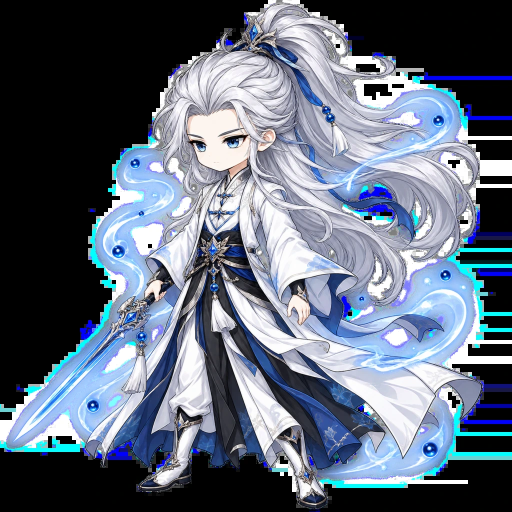
#> input picture godot/art/approved/hero_idle.webp, 1024 x 1024 px (shown at 1/2 size)
$ python -i package_godot_frames.py   (imports and definitions only)
#> lines starting #> are read from the running program, lines starting #| are printed output that depends on the picture
from __future__ import annotations

import csv
import hashlib
import json
from pathlib import Path

from PIL import Image, ImageDraw, ImageFont, ImageChops, ImageStat

ROOT = Path(__file__).resolve().parents[2]
PILOT = ROOT / "godot" / "art" / "candidate_r7v2" / "ngukhi_tumi_animation_pilot"
FRAME_DIR = PILOT / "frames"
EVIDENCE = PILOT / "evidence"
FPS = 8
COUNT = 12
FRAME_SIZE = (320, 480)
COLS = 4
ROWS = 3
ATLAS_PATH = PILOT / "cast_atlas.webp"
TRES_PATH = PILOT / "cast_spriteframes.tres"


# [20 lines left out: functions sha256, load_frames, not called in this run]


def alpha_bbox(image: Image.Image, threshold: int = 16):
    alpha = image.getchannel("A").point(lambda value: 255 if value >= threshold else 0)
    return alpha.getbbox()


# [55 lines left out: functions write_spriteframes, make_contact_sheet, not called in this run]


def make_ab_status(frames: list[Image.Image]) -> None:
    width, height = 390, 844
    canvas = Image.new("RGB", (width, height), (18, 14, 31))
    draw = ImageDraw.Draw(canvas)
    draw.line((195, 0, 195, height), fill=(73, 60, 91), width=1)
    font_path = Path("C:/Windows/Fonts/arial.ttf")
    try:
        title_font = ImageFont.truetype(str(font_path), 16)
        body_font = ImageFont.truetype(str(font_path), 12)
    except OSError:
        title_font = ImageFont.load_default()
        body_font = ImageFont.load_default()

    draw.text((18, 20), "A  /  2D RIG", font=title_font, fill=(235, 216, 255))
    draw.text((211, 20), "B  /  WAN2.2", font=title_font, fill=(235, 216, 255))

    a_frame = Image.new("RGBA", frames[7].size, (22, 16, 38, 255))
    a_frame.alpha_composite(frames[7])
    a_frame.thumbnail((185, 450), Image.Resampling.LANCZOS)
    canvas.paste(a_frame.convert("RGB"), ((195 - a_frame.width) // 2, 125))

    source = Image.open(PILOT / "source" / "tu-mi-simplified-outfit-v3.png").convert("RGBA")
    source = Image.new("RGBA", source.size, (22, 16, 38, 255)) if source.getchannel("A").getextrema() == (255, 255) else source
    if source.getchannel("A").getextrema() != (255, 255):
        plate = Image.new("RGBA", source.size, (22, 16, 38, 255))
        plate.alpha_composite(source)
        source = plate
    source.thumbnail((185, 450), Image.Resampling.LANCZOS)
    canvas.paste(source.convert("RGB"), (195 + (195 - source.width) // 2, 125))

    draw.text((14, 608), "12-frame Cast render", font=body_font, fill=(194, 182, 215))
    draw.text((14, 630), "PNG + SpriteFrames", font=body_font, fill=(194, 182, 215))
    draw.text((207, 580), "STATIC REFERENCE", font=body_font, fill=(244, 190, 113))
    draw.text((207, 606), "NOT AI VIDEO OUTPUT", font=body_font, fill=(249, 152, 152))
    draw.text((207, 632), "Wan2.2 not run:", font=body_font, fill=(194, 182, 215))
    draw.text((207, 652), "GPU + models unavailable", font=body_font, fill=(194, 182, 215))
    draw.text((17, 810), "LAYOUT / STATUS PROOF · B IS NOT AN ANIMATION", font=body_font, fill=(143, 133, 162))
    canvas.save(EVIDENCE / "ab-status-layout-390x844.png", optimize=True)


# [96 lines left out: function main, not called in this run]


# [2 lines not run here, left out]

>>> import cv2
>>> picture = cv2.imread('../../godot/art/approved/hero_idle.webp', cv2.IMREAD_GRAYSCALE)
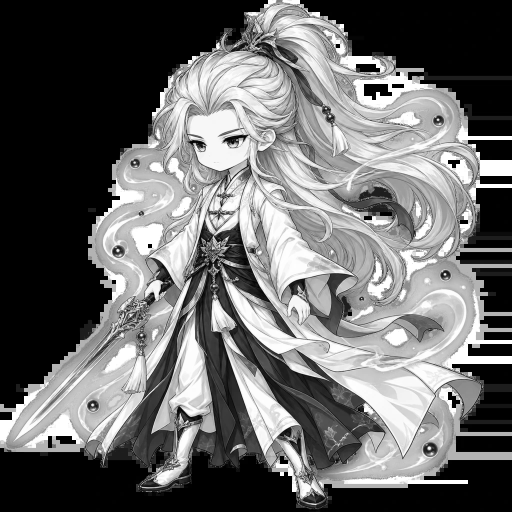
#> picture: shape (1024, 1024) (shown at 1/2 size); min 0, max 255, mean 105.4
>>> result = make_ab_status(picture)
#> in make_ab_status, `canvas = Image.new("RGB", (width, height), (18, 14, 31))`:
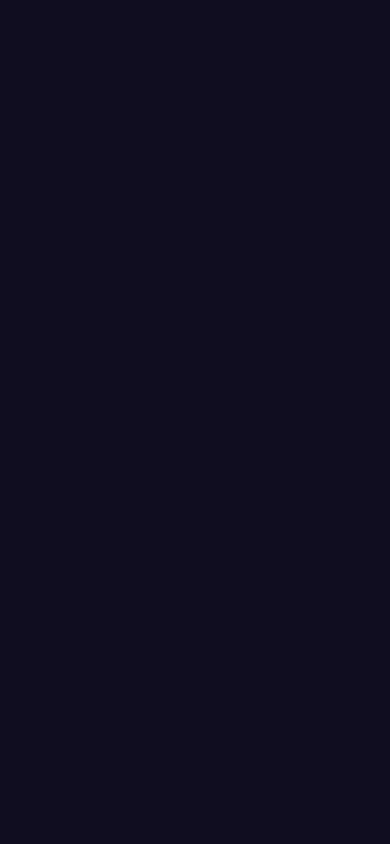
#> canvas: PIL image 390x844 RGB; mean R, G, B 18, 14, 31
#> (the run stopped early here; a loop or call above may not have finished)

$ run again, on godot/art/approved/character/animation_v2/presets/character_motion_06_atlas.webp
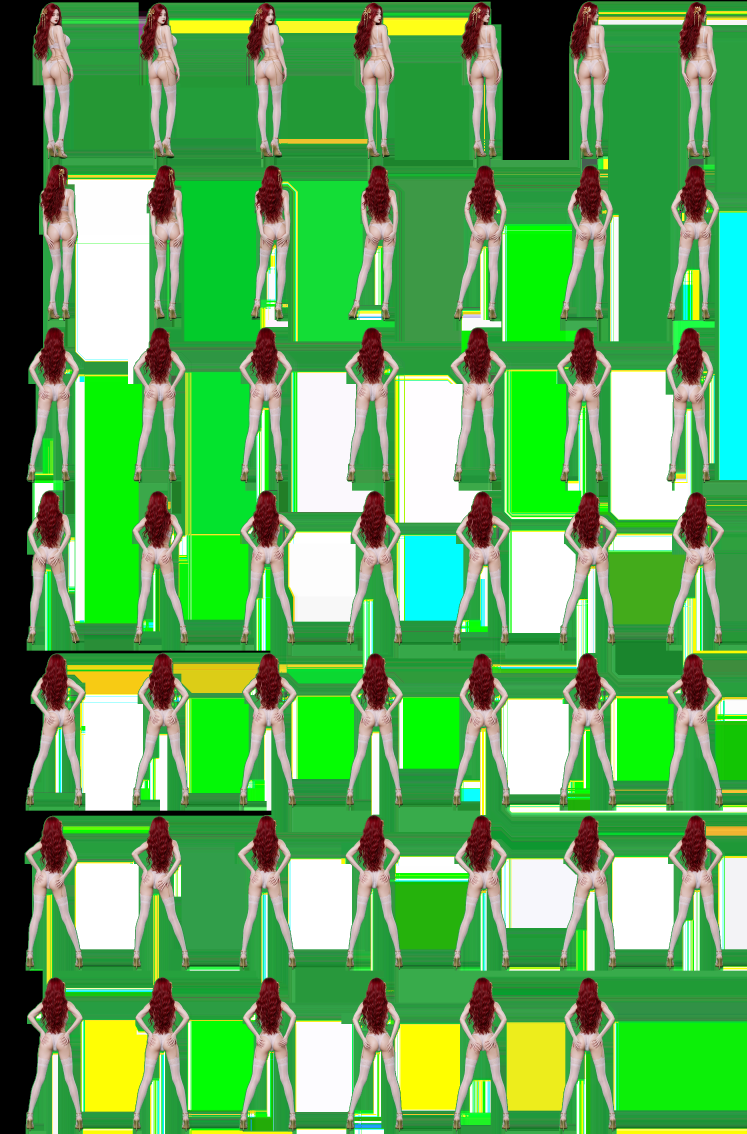
#> input picture godot/art/approved/character/animation_v2/presets/character_motion_06_atlas.webp, 2240 x 3402 px (shown at 1/3 size)
#> `picture = cv2.imread('../../godot/art/approved/hero_idle.webp', cv2.IM..`:
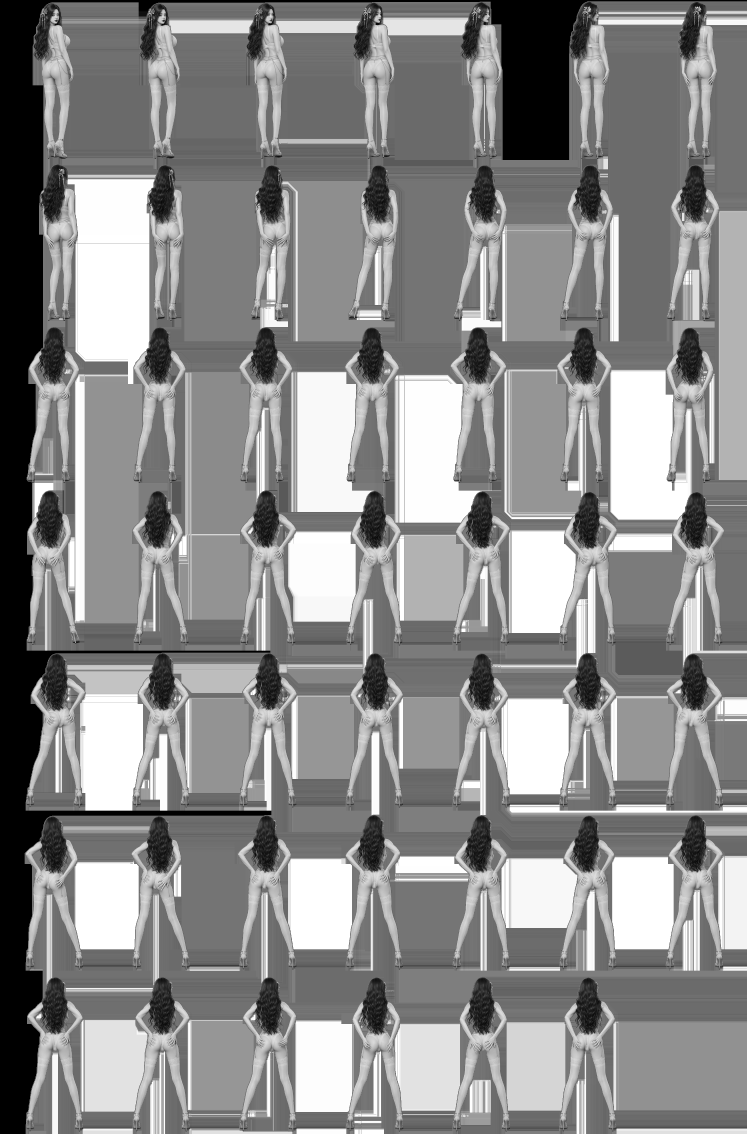
#> picture: shape (3402, 2240) (shown at 1/3 size); min 0, max 255, mean 138.4

$ run again, on godot/art/approved/character/animation_v2/presets/character_motion_07_atlas.webp
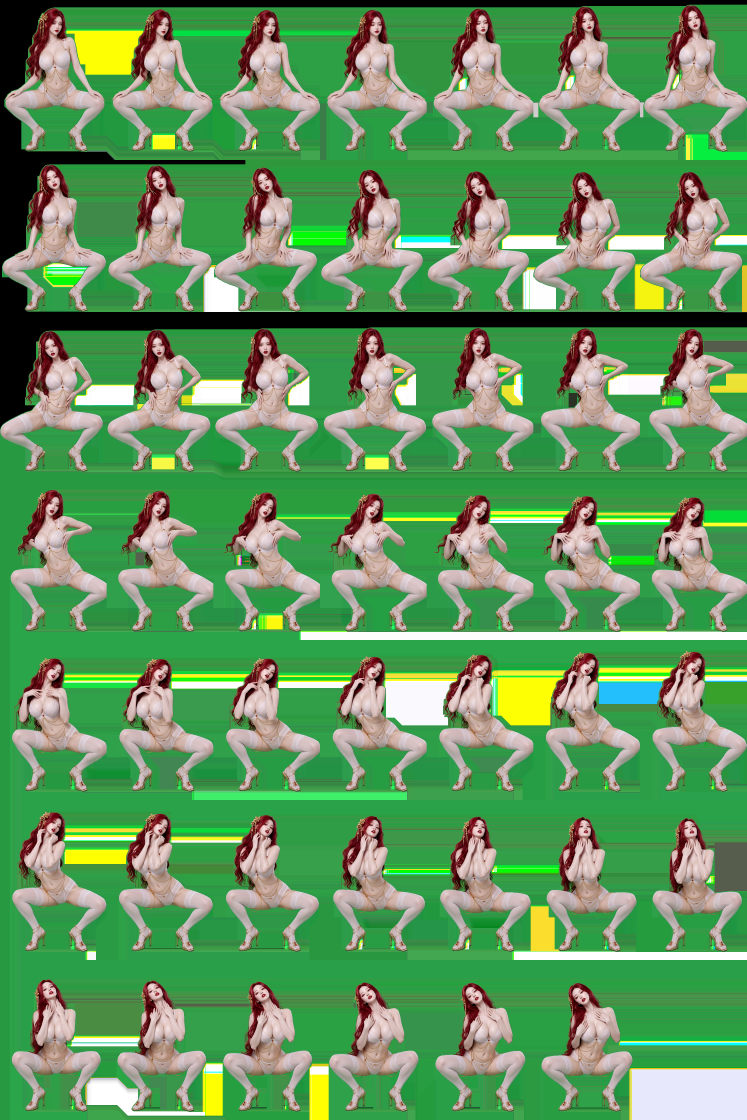
#> input picture godot/art/approved/character/animation_v2/presets/character_motion_07_atlas.webp, 2240 x 3360 px (shown at 1/3 size)
#> `picture = cv2.imread('../../godot/art/approved/hero_idle.webp', cv2.IM..`:
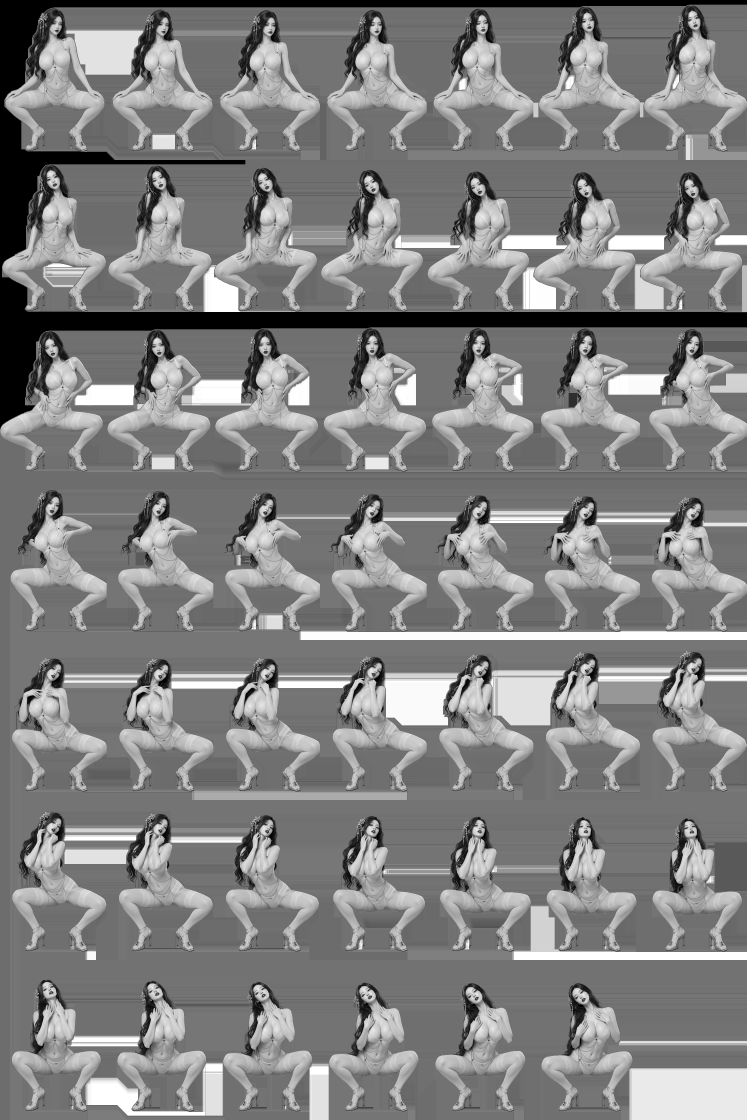
#> picture: shape (3360, 2240) (shown at 1/3 size); min 0, max 255, mean 129.4

$ run again, on godot/art/approved/character/animation_v2/presets/character_motion_09_atlas.webp
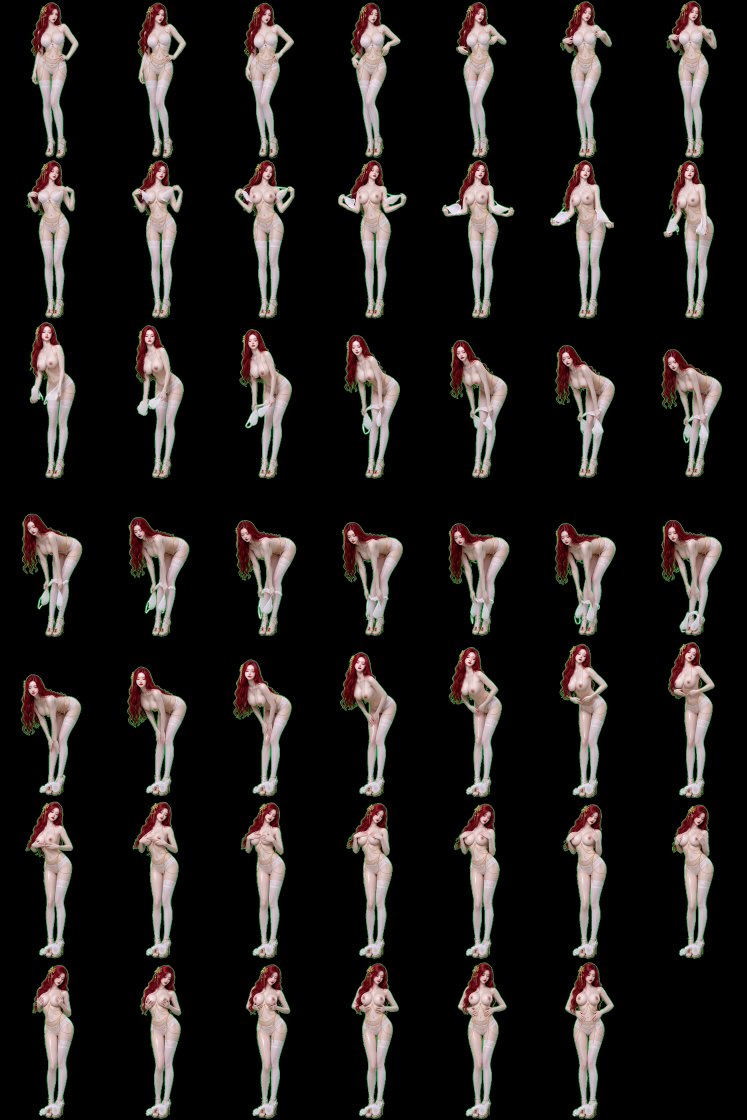
#> input picture godot/art/approved/character/animation_v2/presets/character_motion_09_atlas.webp, 2240 x 3360 px (shown at 1/3 size)
#> `picture = cv2.imread('../../godot/art/approved/hero_idle.webp', cv2.IM..`:
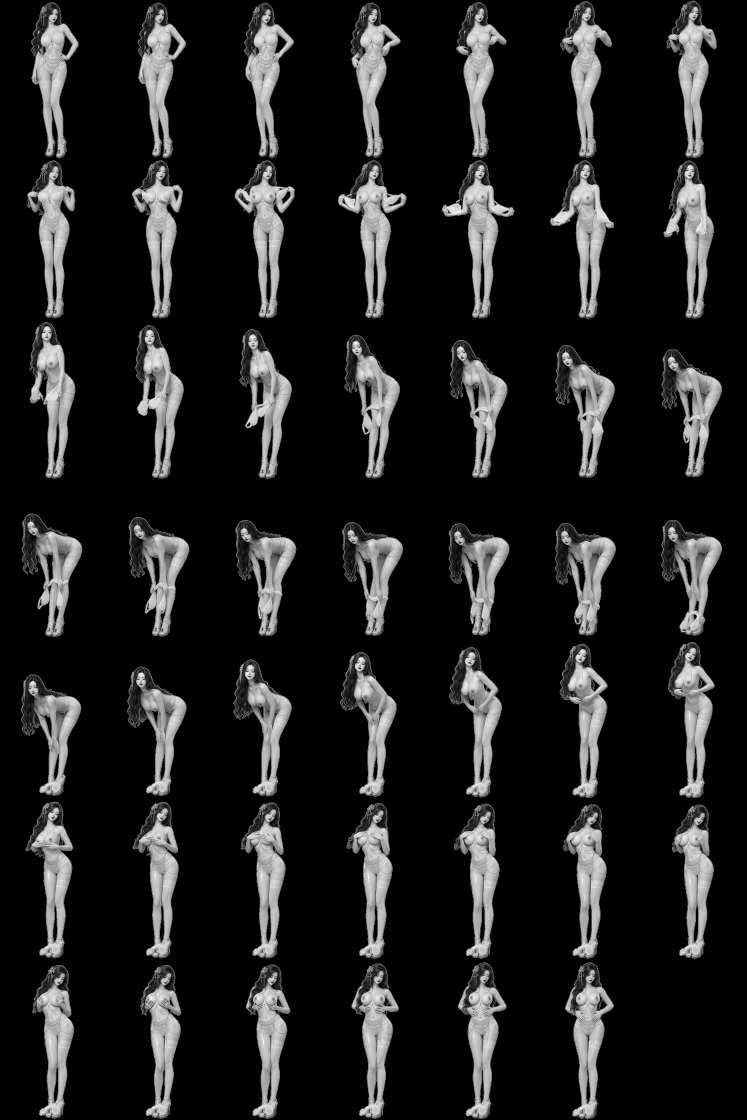
#> picture: shape (3360, 2240) (shown at 1/3 size); min 0, max 255, mean 31.7
